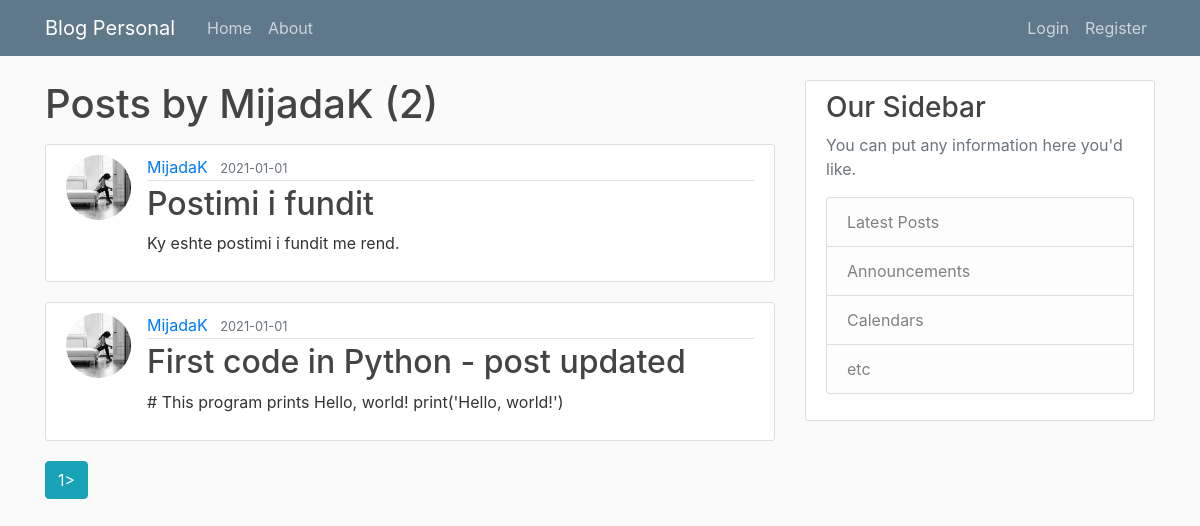
/user/MijadaK, run on the app's committed database.
### flaskblog/models.py (models this page shows, shortened)
class User(db.Model, UserMixin):
    id=db.Column(db.Integer, primary_key=True)
    username=db.Column(db.String(20), unique=True, nullable=False)
    email=db.Column(db.String(120), unique=True, nullable=False)
    image_file=db.Column(db.String(20), nullable=False,default='default.jpg')
    password=db.Column(db.String(60), nullable=False)
    posts=db.relationship('Post',backref='author',lazy=True)

class Post(db.Model):
    id=db.Column(db.Integer, primary_key=True)
    title=db.Column(db.String(100),nullable=False)
    date_posted=db.Column(db.DateTime, nullable=False,default=datetime.utcnow)
    content=db.Column(db.Text,nullable=False)
    user_id=db.Column(db.Integer,db.ForeignKey('user.id'),nullable=False)

### flaskblog/routes.py (the view)
@app.route("/user/<string:username>")
def user_posts(username):
    page=request.args.get('page', 1, type=int)
    user = User.query.filter_by(username=username).first_or_404()
    posts = Post.query.filter_by(author=user)\
            .order_by(Post.date_posted.desc())\
            .paginate(page=page, per_page=5)
    return render_template( 'user_posts.html', posts=posts, user=user)

### flaskblog/templates/user_posts.html (shortened to what this page needs)
{% extends "layout.html" %}
{% block content %}
    <h1 class="mb-3">Posts by {{ user.username}} ({{ posts.total }})</h1>
  {% for post in posts.items %}
        <article class="media content-section">
        <img class="rounded-circle article-img" src="{{ url_for('static', filename='profile_pics/'+ post.author.image_file)}}"</img>
          <div class="media-body">
            <div class="article-metadata">
              <a class="mr-2" href="{{ url_for('user_posts', username=post.author.username) }}">{{ post.author.username }}</a>
              <small class="text-muted">{{ post.date_posted.strftime('%Y-%m-%m') }}</small>
            </div>
            <h2><a class="article-title" href="{{ url_for('post', post_id=post.id) }}">{{ post.title }}</a></h2>
            <p class="article-content">{{ post.content }}</p>
          </div>
        </article>
    {% endfor %}
    {% for page_num in posts.iter_pages(left_edge=1, right_edge=1, left_current=1, right_current=2) %}
    {% if page_num %}
        {% if posts.page == page_num %}
            <a class="btn btn-info mb-4" href="{{ url_for('user_posts', username=user.username, page=page_num) }}">{{ page_num}}></a>
        {% else %}
            <a class="btn btn-outline-info mb-4" href="{{ url_for('user_posts', username=user.username, page=page_num) }}">{{ page_num}}></a>
        {% endif %}
    {% endif %}
    {% endfor %}
{% endblock content %}

### flaskblog/static/main.css (style rules this page uses)
body { background: #fafafa; color: #333333; margin-top: 5rem; }
h1, h2, h3, h4, h5, h6 { color: #444444; }
.content-section { background: #ffffff; padding: 10px 20px; border: 1px solid #dddddd; border-radius: 3px; margin-bottom: 20px; }
.article-title { color: #444444; }
.article-content { white-space: pre-line; }
.article-img { height: 65px; width: 65px; margin-right: 16px; }
.article-metadata { padding-bottom: 1px; margin-bottom: 4px; border-bottom: 1px solid #e3e3e3 }

### data on the page
User: username "MijadaK"
Post: image_file (picture), author.username "MijadaK", date_posted "2021-01-01", title "Postimi i fundit", content "Ky eshte postimi i fundit me rend."
Post: image_file (picture), author.username "MijadaK", date_posted "2021-01-01", title "First code in Python - post updated", content "# This program prints Hello, world! print('Hello, world!')"

### other printed values
{{ posts.total }} "2"
{{ page_num }} "1"
